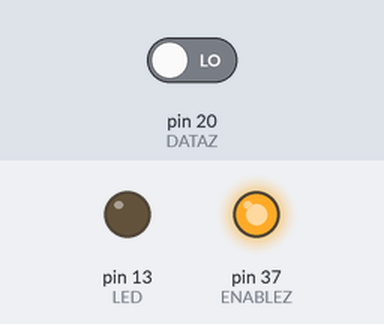
A sketch run on a simulated Arduino Mega 2560, built with avr-gcc and run on an emulated ATmega2560. Shown: output pins drawn as LEDs (lit = HIGH). The inputs (shaded band) are chosen by the test bench; at power-on: pin 20 (DATAZ) LOW. Pins used as bus, display or sensor lines are not drawn; what the sketch prints to the serial monitor is not drawn.

Above: at 1.2 s.
1.3 s: pin 20 (DATAZ) driven HIGH
Timing chart, 0 to 4.3 s (numbered marks = the images above; inputs shaded):
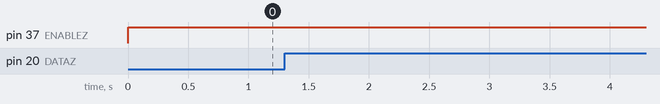

The sketch:

ADCdriver.ino
```cpp
/*
W555AD808 ADC Driver Library by: ppcasm
*/

#define PWR_FALL 0x0//Power Down and Falling Wakeup Setting
#define D_OR_A_IN_SEL 0x1 //Digital or Analog Input Selection
#define WAKEUP_SETTING 0x2 //Wakeup Pin Setting
#define IN_FUNC_SEL 0x3 //Internal Function Selection
#define READ_ADC 0x4 //Read the Analog to Digital Conversion
#define READ_DI 0x5 //Read the Digital Input
#define PWR_RISE 0x7//Power Down and Rising Wakeup Setting

//ADC Sel Bits
#define SEL_A7 0x7
#define SEL_A6 0x6
#define SEL_A5 0x5
#define SEL_A4 0x4
#define SEL_A3 0x3
#define SEL_A2 0x2
#define SEL_A1 0x1
#define SEL_A0 0x0

int LED = 13; //LED
int SCLKZ = 21; //SCLK
int DATAZ = 20; //DATA
int ENABLEZ = 37;  //EN

void send_insn(uint8_t insn);
uint8_t get_byte(void);
uint8_t read_ADC(uint8_t SELAX);

// the setup routine runs once when you press reset:
void setup()
{
  Serial.begin(115200); //Enable Serial (115200 baud)
  pinMode(LED, OUTPUT);  //LED Debug
  pinMode(SCLKZ, OUTPUT); //SCLK
  pinMode(DATAZ, OUTPUT); //DATA
  pinMode(ENABLEZ, OUTPUT);  //EN

  //Set EN HIGH
  digitalWrite(ENABLEZ, HIGH);

  //Set SCLK LOW
  digitalWrite(SCLKZ, LOW);
}

void loop()
{
  Serial.print(read_ADC(SEL_A0), HEX);
  delay(50);
  Serial.print("\n");
  delay(50);
}

void send_insn(uint8_t insn)
{
  //Send 3 bit ADC opcode.
  for(int i=0;i<3;i++)
  {
    digitalWrite(SCLKZ, HIGH);
    digitalWrite(DATAZ, (insn&(1<<2-i)) ? HIGH : LOW);
    digitalWrite(SCLKZ, LOW);
  }

  return;
}

uint8_t get_byte()
{
  uint8_t bytez = 0;

  //Now switch to input mode on the data pin.
  pinMode(DATAZ, INPUT);

  //Read next 8 bits, make summation, return answer.
  for(int i=0;i<8;i++)
  {
    digitalWrite(SCLKZ, HIGH);
    digitalWrite(SCLKZ, LOW);
    digitalRead(DATAZ) ? bytez+=(0xff&(1<<i)):bytez+=0;
  }

  pinMode(DATAZ, OUTPUT);

  return bytez;
}

uint8_t read_ADC(uint8_t SELAX)
{

   int ADC_VAL = 0;

   //Set DATA pin to OUTPUT.
   pinMode(DATAZ, OUTPUT);

   //CMD Enable.
   digitalWrite(ENABLEZ, LOW);

  //Now, we need to clock in the instruction (READ_ADC).
  send_insn(READ_ADC);

  //This is a "hack" that sends the 3 SEL bits (for READ_ADC insn.
  send_insn(SELAX);

  //Clock X1.
  digitalWrite(SCLKZ, HIGH);
  digitalWrite(DATAZ, LOW);
  digitalWrite(SCLKZ, LOW);

  //Clock X2.
  digitalWrite(SCLKZ, HIGH);
  digitalWrite(DATAZ, LOW);
  digitalWrite(SCLKZ, LOW);

  //Get ADC value.
  ADC_VAL = get_byte();

  //Last clock.
  digitalWrite(DATAZ, HIGH);

  //CMD Done.
  digitalWrite(ENABLEZ, HIGH);

  return ADC_VAL;

}
```
